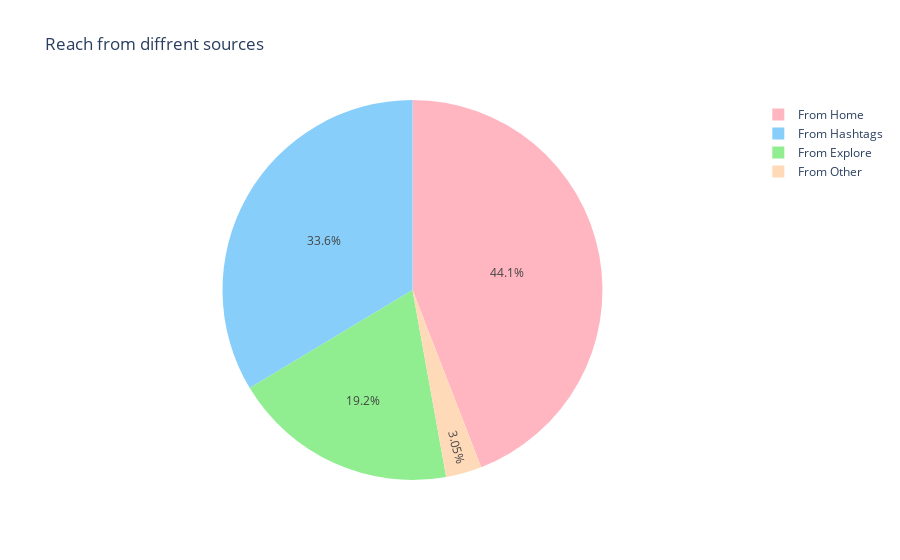

The notebook cell saved with this chart:
### Code cell
reach_sources = ['From Home','From Hashtags','From Explore','From Other']
reach_count = [df[source].sum() for source in reach_sources]

colours = ['#FFB6C1','#87CEFA','#90EE90','#FFDAB9']

fig = px.pie(data_frame=df,names=reach_sources,values=reach_count,title='Reach from diffrent sources', color_discrete_sequence=colours)
fig.show()

### Figure 1 — Plotly figure (JSON) as saved in the notebook; plotly's stock layout.template omitted (floating-point values rounded to 4 significant figures)
{"data": [{"domain": {"x": [0, 1], "y": [0, 1]}, "hovertemplate": "label=%{label}<br>value=%{value}<extra></extra>", "labels": ["From Home", "From Hashtags", "From Explore", "From Other"], "legendgroup": "", "name": "", "showlegend": true, "type": "pie", "values": [294619, 224614, 128294, 20360]}], "layout": {"legend": {"tracegroupgap": 0}, "piecolorway": ["#FFB6C1", "#87CEFA", "#90EE90", "#FFDAB9"], "title": {"text": "Reach from diffrent sources"}}}
